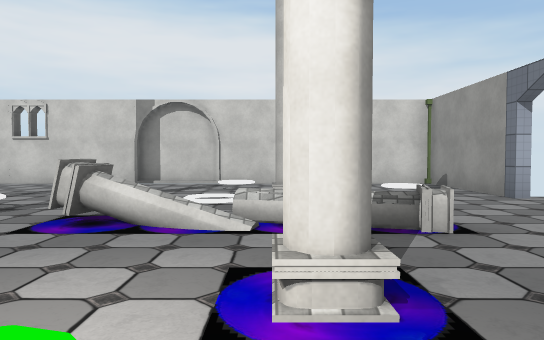
[1] (above)

12 first-person views from a walk through a Unity game level. The camera is 1.3 m above the floor, tilts 2° down and sees 70° across. The floor is counted in squares, 2 m on a side. Each view is taken from the middle of a square. On the plan, view 1 faces up. The plan holds only what a view shows up to about 11 squares ahead; the rest is blank. The player is left out. Some surface patterns are stand-ins.

[2]
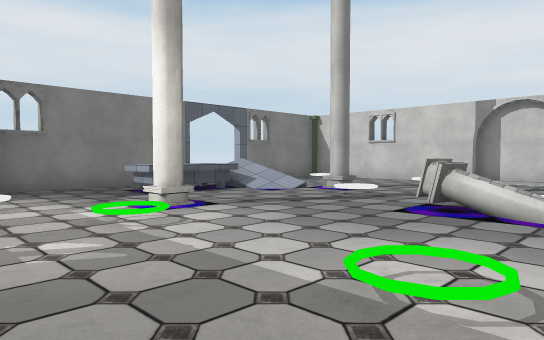

[3]
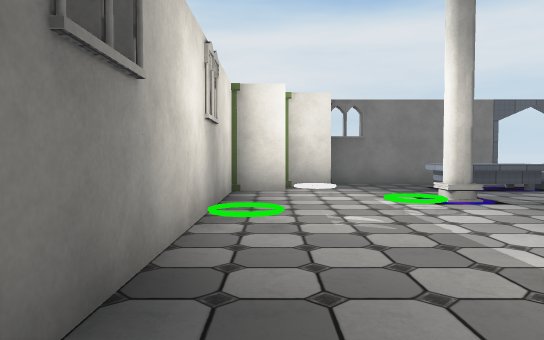

[4]
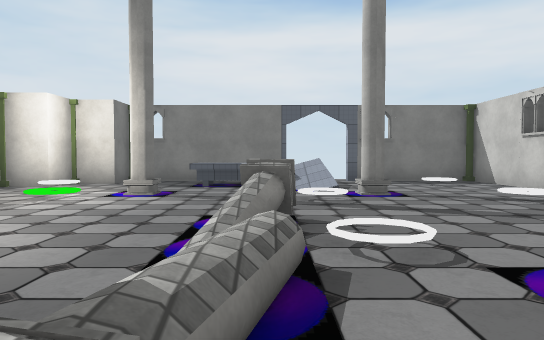

[5]
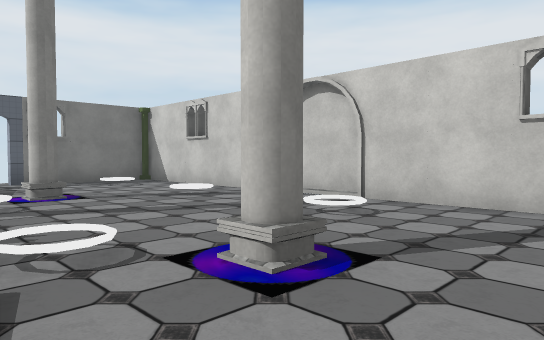

[6]
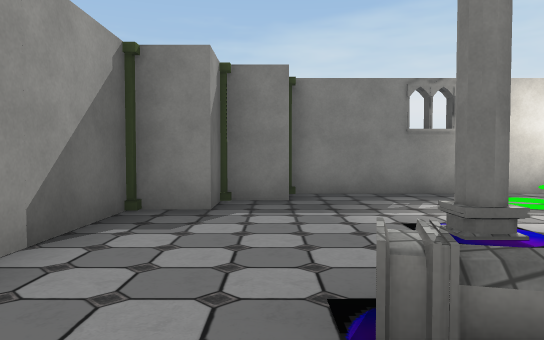

[7]
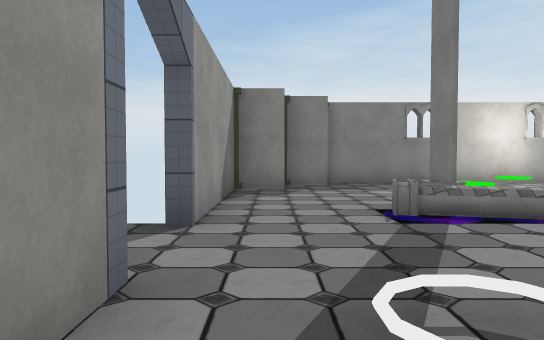

[8]
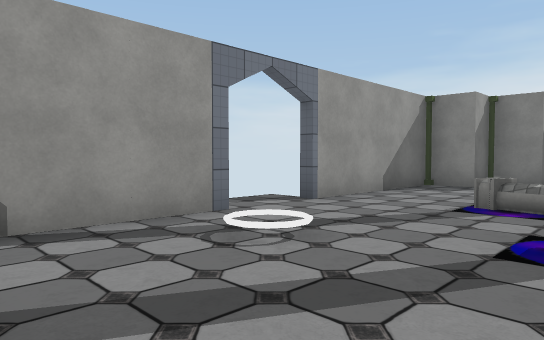

[9]
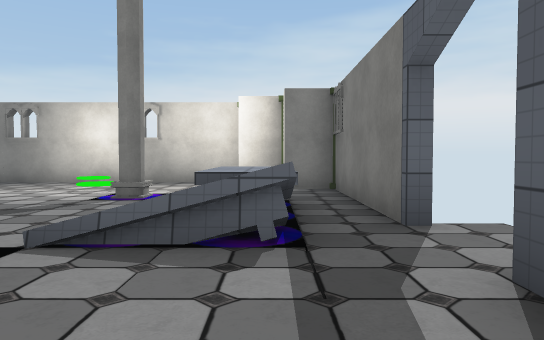

[10]
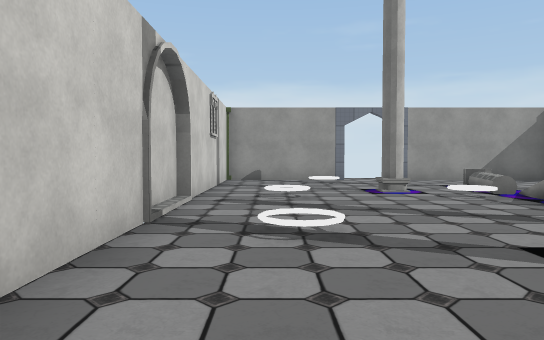

[11]
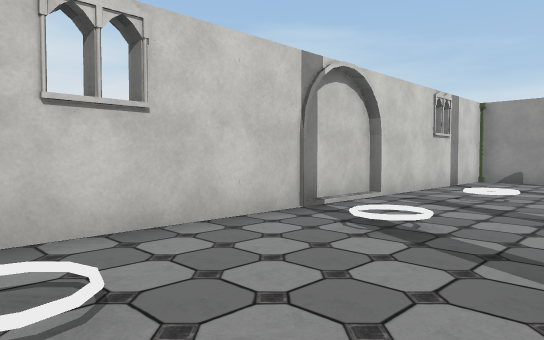

[12]
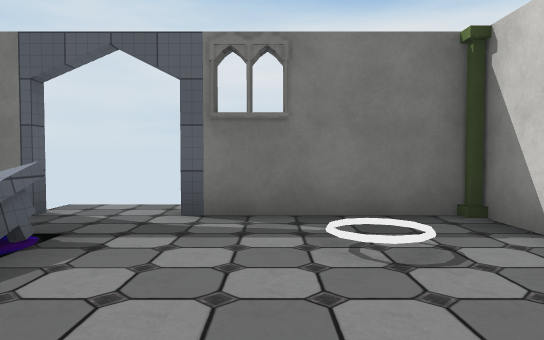

### Floor plan
Key: @ floor where view 1 was taken; # wall or solid block; . main floor; : floor 0.25 m higher than the main floor; + floor 0.5 m higher than the main floor; * floor 1 m higher than the main floor; / step, stairs or slope; A arch; O other object.
Columns run from 9 left of view 1 to 4 right of it. Each row starts with its distance up from view 1.
 10 ##############
  9 #.....AA.....#
  8 #............#
  7  #.........:.#
  6 .#..#....#...#
  5 ..O////.:.....
  4 #.//...OO+...#
  3 #.*........O.#
  2 #..O#....#...#
  1 #..../../....#
  0 ##./.....@..##
 -1  ##.../....##
 -2   ##########

Positions as (right, up) in squares from view 1, and headings:
1: (0, 0), facing up
2: (0, -1), facing up-left
3: (1, -1), facing left
4: (2, 4), facing left
5: (2, 4), facing up-left
6: (2, 5), facing down
7: (3, 8), facing down
8: (0, 9), facing down-right
9: (-7, 8), facing down
10: (-7, 8), facing right
11: (-7, 6), facing up-right
12: (-4, 7), facing left
